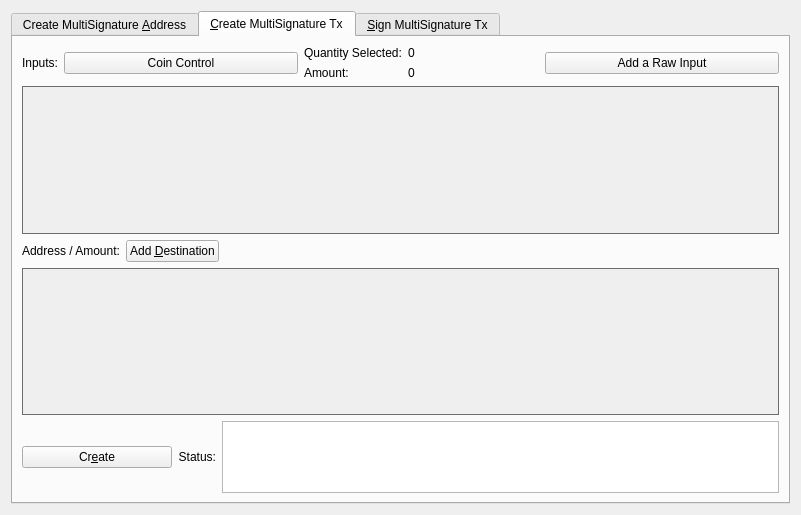
<?xml version="1.0" encoding="UTF-8"?>
<ui version="4.0">
 <class>MultisigDialog</class>
 <widget class="QDialog" name="MultisigDialog">
  <property name="geometry">
   <rect>
    <x>0</x>
    <y>0</y>
    <width>801</width>
    <height>515</height>
   </rect>
  </property>
  <property name="sizePolicy">
   <sizepolicy hsizetype="Fixed" vsizetype="Fixed">
    <horstretch>0</horstretch>
    <verstretch>0</verstretch>
   </sizepolicy>
  </property>
  <property name="windowTitle">
   <string>Multisignature Address Interactions</string>
  </property>
  <layout class="QVBoxLayout" name="verticalLayout_8">
   <item>
    <widget class="QTabWidget" name="multisigTabWidget">
     <property name="styleSheet">
      <string notr="true">QScrollArea{border: 1px solid #6d6d6d;}</string>
     </property>
     <property name="currentIndex">
      <number>1</number>
     </property>
     <widget class="QWidget" name="addMultisigTab">
      <property name="sizePolicy">
       <sizepolicy hsizetype="Minimum" vsizetype="Minimum">
        <horstretch>0</horstretch>
        <verstretch>0</verstretch>
       </sizepolicy>
      </property>
      <attribute name="title">
       <string>Create MultiSignature &amp;Address</string>
      </attribute>
      <layout class="QVBoxLayout" name="verticalLayout">
       <item>
        <layout class="QHBoxLayout" name="enterMLayout">
         <item>
          <widget class="QSpinBox" name="enterMSpinbox">
           <property name="sizePolicy">
            <sizepolicy hsizetype="Fixed" vsizetype="Fixed">
             <horstretch>0</horstretch>
             <verstretch>0</verstretch>
            </sizepolicy>
           </property>
           <property name="toolTip">
            <string>How many people must sign to verify a transaction</string>
           </property>
           <property name="minimum">
            <number>1</number>
           </property>
           <property name="maximum">
            <number>15</number>
           </property>
           <property name="value">
            <number>1</number>
           </property>
          </widget>
         </item>
         <item>
          <widget class="QLabel" name="enterMLabel">
           <property name="text">
            <string>Enter the minimum number of signatures required to sign transactions</string>
           </property>
          </widget>
         </item>
        </layout>
       </item>
       <item>
        <layout class="QHBoxLayout" name="addressLabelLayout">
         <item>
          <widget class="QLabel" name="addressLableLabel">
           <property name="text">
            <string>Address Label:</string>
           </property>
          </widget>
         </item>
         <item>
          <widget class="QLineEdit" name="multisigAddressLabel"/>
         </item>
        </layout>
       </item>
       <item>
        <layout class="QHBoxLayout" name="addAddressLayout">
         <item>
          <widget class="QPushButton" name="addAddressButton">
           <property name="toolTip">
            <string>Add another address that could sign to verify a transaction from the multisig address.</string>
           </property>
           <property name="text">
            <string>&amp;Add Address / Key</string>
           </property>
           <property name="icon">
            <iconset resource="../axiom.qrc">
             <normaloff>:/icons/add</normaloff>:/icons/add</iconset>
           </property>
           <property name="autoDefault">
            <bool>false</bool>
           </property>
          </widget>
         </item>
         <item>
          <widget class="QLabel" name="addAddressLabel">
           <property name="sizePolicy">
            <sizepolicy hsizetype="Preferred" vsizetype="Fixed">
             <horstretch>0</horstretch>
             <verstretch>0</verstretch>
            </sizepolicy>
           </property>
           <property name="text">
            <string>Local addresses or public keys that can sign:</string>
           </property>
          </widget>
         </item>
         <item>
          <spacer name="addAddressSpacer_2">
           <property name="orientation">
            <enum>Qt::Horizontal</enum>
           </property>
           <property name="sizeHint" stdset="0">
            <size>
             <width>40</width>
             <height>10</height>
            </size>
           </property>
          </spacer>
         </item>
        </layout>
       </item>
       <item>
        <widget class="QScrollArea" name="addAddressScrollArea">
         <property name="sizePolicy">
          <sizepolicy hsizetype="Preferred" vsizetype="Expanding">
           <horstretch>0</horstretch>
           <verstretch>0</verstretch>
          </sizepolicy>
         </property>
         <property name="widgetResizable">
          <bool>true</bool>
         </property>
         <widget class="QWidget" name="addAddressWidget">
          <property name="geometry">
           <rect>
            <x>0</x>
            <y>0</y>
            <width>759</width>
            <height>166</height>
           </rect>
          </property>
          <layout class="QVBoxLayout" name="verticalLayout_5">
           <item>
            <layout class="QVBoxLayout" name="addressList"/>
           </item>
           <item>
            <spacer name="verticalSpacer">
             <property name="orientation">
              <enum>Qt::Vertical</enum>
             </property>
             <property name="sizeHint" stdset="0">
              <size>
               <width>20</width>
               <height>40</height>
              </size>
             </property>
            </spacer>
           </item>
          </layout>
         </widget>
        </widget>
       </item>
       <item>
        <layout class="QHBoxLayout" name="addMultisigLayout">
         <item>
          <widget class="QPushButton" name="addMultisigButton">
           <property name="sizePolicy">
            <sizepolicy hsizetype="Preferred" vsizetype="Fixed">
             <horstretch>0</horstretch>
             <verstretch>0</verstretch>
            </sizepolicy>
           </property>
           <property name="toolTip">
            <string>Create a new multisig address</string>
           </property>
           <property name="toolTipDuration">
            <number>-3</number>
           </property>
           <property name="text">
            <string>C&amp;reate</string>
           </property>
           <property name="icon">
            <iconset resource="../axiom.qrc">
             <normaloff>:/icons/filesave</normaloff>:/icons/filesave</iconset>
           </property>
           <property name="autoDefault">
            <bool>false</bool>
           </property>
          </widget>
         </item>
         <item>
          <widget class="QLabel" name="label">
           <property name="text">
            <string>Status:</string>
           </property>
          </widget>
         </item>
         <item>
          <widget class="QTextEdit" name="addMultisigStatus">
           <property name="sizePolicy">
            <sizepolicy hsizetype="Expanding" vsizetype="Fixed">
             <horstretch>0</horstretch>
             <verstretch>0</verstretch>
            </sizepolicy>
           </property>
           <property name="maximumSize">
            <size>
             <width>16777215</width>
             <height>75</height>
            </size>
           </property>
           <property name="readOnly">
            <bool>true</bool>
           </property>
           <property name="textInteractionFlags">
            <set>Qt::TextSelectableByKeyboard|Qt::TextSelectableByMouse</set>
           </property>
          </widget>
         </item>
        </layout>
       </item>
       <item>
        <widget class="QLabel" name="label_2">
         <property name="sizePolicy">
          <sizepolicy hsizetype="Preferred" vsizetype="Preferred">
           <horstretch>0</horstretch>
           <verstretch>0</verstretch>
          </sizepolicy>
         </property>
         <property name="text">
          <string>Use below to quickly import an address by its redeem. Don't forget to add a label before clicking import!
Keep in mind, the wallet will rescan the blockchain to find transactions containing the new address.
Please be patient after clicking import.</string>
         </property>
         <property name="scaledContents">
          <bool>false</bool>
         </property>
         <property name="wordWrap">
          <bool>true</bool>
         </property>
        </widget>
       </item>
       <item>
        <layout class="QHBoxLayout" name="importLayout">
         <item>
          <widget class="QPushButton" name="importAddressButton">
           <property name="sizePolicy">
            <sizepolicy hsizetype="Fixed" vsizetype="Fixed">
             <horstretch>0</horstretch>
             <verstretch>0</verstretch>
            </sizepolicy>
           </property>
           <property name="text">
            <string>&amp;Import Redeem</string>
           </property>
           <property name="icon">
            <iconset resource="../axiom.qrc">
             <normaloff>:/icons/receiving_addresses</normaloff>:/icons/receiving_addresses</iconset>
           </property>
          </widget>
         </item>
         <item>
          <widget class="QLineEdit" name="importRedeem">
           <property name="sizePolicy">
            <sizepolicy hsizetype="Preferred" vsizetype="Fixed">
             <horstretch>0</horstretch>
             <verstretch>0</verstretch>
            </sizepolicy>
           </property>
          </widget>
         </item>
        </layout>
       </item>
      </layout>
     </widget>
     <widget class="QWidget" name="createTransactionTab">
      <attribute name="title">
       <string>&amp;Create MultiSignature Tx</string>
      </attribute>
      <layout class="QVBoxLayout" name="verticalLayout_3">
       <item>
        <layout class="QHBoxLayout" name="horizontalLayout_2">
         <item>
          <layout class="QVBoxLayout" name="createTxLayout">
           <item>
            <layout class="QHBoxLayout" name="addTxInputLayout">
             <item>
              <widget class="QLabel" name="addTxInputLabel">
               <property name="sizePolicy">
                <sizepolicy hsizetype="Fixed" vsizetype="Preferred">
                 <horstretch>0</horstretch>
                 <verstretch>0</verstretch>
                </sizepolicy>
               </property>
               <property name="text">
                <string>Inputs:</string>
               </property>
              </widget>
             </item>
             <item>
              <widget class="QPushButton" name="pushButtonCoinControl">
               <property name="sizePolicy">
                <sizepolicy hsizetype="Preferred" vsizetype="Fixed">
                 <horstretch>0</horstretch>
                 <verstretch>0</verstretch>
                </sizepolicy>
               </property>
               <property name="text">
                <string>Coin Control</string>
               </property>
              </widget>
             </item>
             <item>
              <layout class="QFormLayout" name="formLayout_2">
               <property name="rightMargin">
                <number>10</number>
               </property>
               <item row="0" column="0">
                <widget class="QLabel" name="labelQuantity">
                 <property name="text">
                  <string>Quantity Selected:</string>
                 </property>
                </widget>
               </item>
               <item row="0" column="1">
                <widget class="QLabel" name="labelQuantity_int">
                 <property name="text">
                  <string>0</string>
                 </property>
                </widget>
               </item>
               <item row="1" column="0">
                <widget class="QLabel" name="labelAmount">
                 <property name="text">
                  <string>Amount:</string>
                 </property>
                </widget>
               </item>
               <item row="1" column="1">
                <widget class="QLabel" name="labelAmount_int">
                 <property name="text">
                  <string>0</string>
                 </property>
                </widget>
               </item>
              </layout>
             </item>
             <item>
              <widget class="QPushButton" name="addInputButton">
               <property name="sizePolicy">
                <sizepolicy hsizetype="Preferred" vsizetype="Fixed">
                 <horstretch>0</horstretch>
                 <verstretch>0</verstretch>
                </sizepolicy>
               </property>
               <property name="toolTip">
                <string>Add an input to fund the outputs</string>
               </property>
               <property name="text">
                <string>Add a Raw Input</string>
               </property>
               <property name="icon">
                <iconset resource="../axiom.qrc">
                 <normaloff>:/css/default</normaloff>:/css/default</iconset>
               </property>
              </widget>
             </item>
            </layout>
           </item>
           <item>
            <widget class="QScrollArea" name="txInputsScrollArea">
             <property name="sizePolicy">
              <sizepolicy hsizetype="Preferred" vsizetype="Expanding">
               <horstretch>0</horstretch>
               <verstretch>0</verstretch>
              </sizepolicy>
             </property>
             <property name="widgetResizable">
              <bool>true</bool>
             </property>
             <widget class="QWidget" name="txInputsWidget">
              <property name="geometry">
               <rect>
                <x>0</x>
                <y>0</y>
                <width>747</width>
                <height>131</height>
               </rect>
              </property>
              <layout class="QVBoxLayout" name="verticalLayout_7">
               <item>
                <layout class="QVBoxLayout" name="inputsList"/>
               </item>
               <item>
                <spacer name="txInputsSpacer">
                 <property name="orientation">
                  <enum>Qt::Vertical</enum>
                 </property>
                 <property name="sizeHint" stdset="0">
                  <size>
                   <width>20</width>
                   <height>80</height>
                  </size>
                 </property>
                </spacer>
               </item>
              </layout>
             </widget>
            </widget>
           </item>
           <item>
            <layout class="QHBoxLayout" name="addDestinationLayout">
             <item>
              <widget class="QLabel" name="addDestinationLabel">
               <property name="text">
                <string>Address / Amount:</string>
               </property>
              </widget>
             </item>
             <item>
              <widget class="QPushButton" name="addDestinationButton">
               <property name="sizePolicy">
                <sizepolicy hsizetype="Fixed" vsizetype="Fixed">
                 <horstretch>0</horstretch>
                 <verstretch>0</verstretch>
                </sizepolicy>
               </property>
               <property name="toolTip">
                <string>Add destinations to send AXM to</string>
               </property>
               <property name="text">
                <string>Add &amp;Destination</string>
               </property>
               <property name="icon">
                <iconset resource="../axiom.qrc">
                 <normaloff>:/icons/add</normaloff>:/icons/add</iconset>
               </property>
              </widget>
             </item>
             <item>
              <spacer name="addDestinationHorizontalSpacer">
               <property name="orientation">
                <enum>Qt::Horizontal</enum>
               </property>
               <property name="sizeHint" stdset="0">
                <size>
                 <width>40</width>
                 <height>20</height>
                </size>
               </property>
              </spacer>
             </item>
            </layout>
           </item>
           <item>
            <widget class="QScrollArea" name="destionationsScrollArea">
             <property name="sizePolicy">
              <sizepolicy hsizetype="Expanding" vsizetype="Expanding">
               <horstretch>0</horstretch>
               <verstretch>0</verstretch>
              </sizepolicy>
             </property>
             <property name="widgetResizable">
              <bool>true</bool>
             </property>
             <widget class="QWidget" name="destinationsScrollAreaContents">
              <property name="geometry">
               <rect>
                <x>0</x>
                <y>0</y>
                <width>747</width>
                <height>130</height>
               </rect>
              </property>
              <layout class="QVBoxLayout" name="verticalLayout_11">
               <item>
                <layout class="QVBoxLayout" name="destinationsList"/>
               </item>
               <item>
                <spacer name="destinationsSpacer">
                 <property name="orientation">
                  <enum>Qt::Vertical</enum>
                 </property>
                 <property name="sizeHint" stdset="0">
                  <size>
                   <width>20</width>
                   <height>20</height>
                  </size>
                 </property>
                </spacer>
               </item>
              </layout>
             </widget>
            </widget>
           </item>
           <item>
            <layout class="QHBoxLayout" name="horizontalLayout_4">
             <item>
              <widget class="QPushButton" name="createButton">
               <property name="sizePolicy">
                <sizepolicy hsizetype="Fixed" vsizetype="Fixed">
                 <horstretch>0</horstretch>
                 <verstretch>0</verstretch>
                </sizepolicy>
               </property>
               <property name="minimumSize">
                <size>
                 <width>150</width>
                 <height>0</height>
                </size>
               </property>
               <property name="toolTip">
                <string>Create a transaction object using the given inputs to the given outputs</string>
               </property>
               <property name="text">
                <string>Cr&amp;eate</string>
               </property>
               <property name="icon">
                <iconset resource="../axiom.qrc">
                 <normaloff>:/icons/export</normaloff>:/icons/export</iconset>
               </property>
               <property name="autoDefault">
                <bool>false</bool>
               </property>
               <property name="default">
                <bool>true</bool>
               </property>
              </widget>
             </item>
             <item>
              <widget class="QLabel" name="createButtonLabel">
               <property name="sizePolicy">
                <sizepolicy hsizetype="Fixed" vsizetype="Preferred">
                 <horstretch>0</horstretch>
                 <verstretch>0</verstretch>
                </sizepolicy>
               </property>
               <property name="text">
                <string>Status:</string>
               </property>
               <property name="alignment">
                <set>Qt::AlignRight|Qt::AlignTrailing|Qt::AlignVCenter</set>
               </property>
              </widget>
             </item>
             <item>
              <widget class="QTextEdit" name="createButtonStatus">
               <property name="sizePolicy">
                <sizepolicy hsizetype="Expanding" vsizetype="Minimum">
                 <horstretch>0</horstretch>
                 <verstretch>0</verstretch>
                </sizepolicy>
               </property>
               <property name="maximumSize">
                <size>
                 <width>16777215</width>
                 <height>16777215</height>
                </size>
               </property>
               <property name="sizeAdjustPolicy">
                <enum>QAbstractScrollArea::AdjustToContents</enum>
               </property>
               <property name="readOnly">
                <bool>true</bool>
               </property>
              </widget>
             </item>
            </layout>
           </item>
          </layout>
         </item>
         <item>
          <layout class="QHBoxLayout" name="horizontalLayout_3"/>
         </item>
        </layout>
       </item>
      </layout>
     </widget>
     <widget class="QWidget" name="signMultisigTransaction">
      <property name="styleSheet">
       <string notr="true">txScrollArea:{
	border: 1px solid #6d6d6d;
}
keyScrollArea:{
	border: 1px solid #6d6d6d;
}
txScrollArea:{
	border: 1px solid #6d6d6d;
}</string>
      </property>
      <attribute name="title">
       <string>&amp;Sign MultiSignature Tx</string>
      </attribute>
      <layout class="QVBoxLayout" name="verticalLayout_4">
       <item>
        <layout class="QHBoxLayout" name="transactionHexLayout">
         <item>
          <widget class="QLabel" name="transactionHexLabel">
           <property name="text">
            <string>Transaction Hex:</string>
           </property>
          </widget>
         </item>
         <item>
          <widget class="QLineEdit" name="transactionHex">
           <property name="toolTip">
            <string/>
           </property>
          </widget>
         </item>
        </layout>
       </item>
       <item>
        <layout class="QHBoxLayout" name="horizontalLayout">
         <item>
          <layout class="QVBoxLayout" name="verticalLayout_2">
           <item>
            <layout class="QHBoxLayout" name="horizontalLayout_7">
             <item>
              <widget class="QPushButton" name="signButton">
               <property name="sizePolicy">
                <sizepolicy hsizetype="Preferred" vsizetype="Fixed">
                 <horstretch>0</horstretch>
                 <verstretch>0</verstretch>
                </sizepolicy>
               </property>
               <property name="minimumSize">
                <size>
                 <width>150</width>
                 <height>0</height>
                </size>
               </property>
               <property name="toolTip">
                <string>Sign the transaction from this wallet or from provided private keys</string>
               </property>
               <property name="text">
                <string>S&amp;ign</string>
               </property>
               <property name="icon">
                <iconset resource="../axiom.qrc">
                 <normaloff>:/icons/edit</normaloff>:/icons/edit</iconset>
               </property>
               <property name="autoDefault">
                <bool>false</bool>
               </property>
               <property name="default">
                <bool>true</bool>
               </property>
              </widget>
             </item>
             <item>
              <widget class="QPushButton" name="commitButton">
               <property name="enabled">
                <bool>false</bool>
               </property>
               <property name="sizePolicy">
                <sizepolicy hsizetype="Preferred" vsizetype="Fixed">
                 <horstretch>0</horstretch>
                 <verstretch>0</verstretch>
                </sizepolicy>
               </property>
               <property name="toolTip">
                <string>&lt;html&gt;&lt;head/&gt;&lt;body&gt;&lt;p&gt;DISABLED until transaction has been signed enough times.&lt;/p&gt;&lt;/body&gt;&lt;/html&gt;</string>
               </property>
               <property name="autoFillBackground">
                <bool>false</bool>
               </property>
               <property name="text">
                <string>Co&amp;mmit</string>
               </property>
               <property name="icon">
                <iconset resource="../axiom.qrc">
                 <normaloff>:/icons/send</normaloff>:/icons/send</iconset>
               </property>
               <property name="autoDefault">
                <bool>true</bool>
               </property>
              </widget>
             </item>
             <item>
              <layout class="QHBoxLayout" name="addPrivKeyLayout">
               <item>
                <widget class="QPushButton" name="addPrivKeyButton">
                 <property name="sizePolicy">
                  <sizepolicy hsizetype="Fixed" vsizetype="Fixed">
                   <horstretch>0</horstretch>
                   <verstretch>0</verstretch>
                  </sizepolicy>
                 </property>
                 <property name="toolTip">
                  <string>Add private keys to sign the transaction with</string>
                 </property>
                 <property name="text">
                  <string>Add Private &amp;Key</string>
                 </property>
                 <property name="icon">
                  <iconset resource="../axiom.qrc">
                   <normaloff>:/icons/add</normaloff>:/icons/add</iconset>
                 </property>
                </widget>
               </item>
               <item>
                <widget class="QLabel" name="addPrivKeyLabel">
                 <property name="text">
                  <string>Sign with only private keys (Not Recommened)</string>
                 </property>
                </widget>
               </item>
              </layout>
             </item>
            </layout>
           </item>
           <item>
            <layout class="QHBoxLayout" name="horizontalLayout_5">
             <item>
              <widget class="QLabel" name="signButtonStatusLabel">
               <property name="text">
                <string>Status:</string>
               </property>
              </widget>
             </item>
             <item>
              <widget class="QTextEdit" name="signButtonStatus">
               <property name="sizePolicy">
                <sizepolicy hsizetype="Expanding" vsizetype="Preferred">
                 <horstretch>0</horstretch>
                 <verstretch>0</verstretch>
                </sizepolicy>
               </property>
               <property name="maximumSize">
                <size>
                 <width>16777215</width>
                 <height>16777215</height>
                </size>
               </property>
               <property name="verticalScrollBarPolicy">
                <enum>Qt::ScrollBarAsNeeded</enum>
               </property>
               <property name="readOnly">
                <bool>true</bool>
               </property>
               <property name="textInteractionFlags">
                <set>Qt::TextSelectableByKeyboard|Qt::TextSelectableByMouse</set>
               </property>
              </widget>
             </item>
            </layout>
           </item>
           <item>
            <widget class="QScrollArea" name="keyScrollArea">
             <property name="sizePolicy">
              <sizepolicy hsizetype="Expanding" vsizetype="Expanding">
               <horstretch>0</horstretch>
               <verstretch>0</verstretch>
              </sizepolicy>
             </property>
             <property name="sizeAdjustPolicy">
              <enum>QAbstractScrollArea::AdjustToContents</enum>
             </property>
             <property name="widgetResizable">
              <bool>true</bool>
             </property>
             <widget class="QWidget" name="keyScrollAreaContents">
              <property name="geometry">
               <rect>
                <x>0</x>
                <y>0</y>
                <width>755</width>
                <height>168</height>
               </rect>
              </property>
              <layout class="QVBoxLayout" name="verticalLayout_9">
               <item>
                <layout class="QVBoxLayout" name="keyList"/>
               </item>
               <item>
                <spacer name="keySpacer">
                 <property name="orientation">
                  <enum>Qt::Vertical</enum>
                 </property>
                 <property name="sizeHint" stdset="0">
                  <size>
                   <width>20</width>
                   <height>20</height>
                  </size>
                 </property>
                </spacer>
               </item>
              </layout>
             </widget>
            </widget>
           </item>
          </layout>
         </item>
        </layout>
       </item>
      </layout>
     </widget>
    </widget>
   </item>
  </layout>
 </widget>
 <resources>
  <include location="../axiom.qrc"/>
 </resources>
 <connections/>
</ui>
